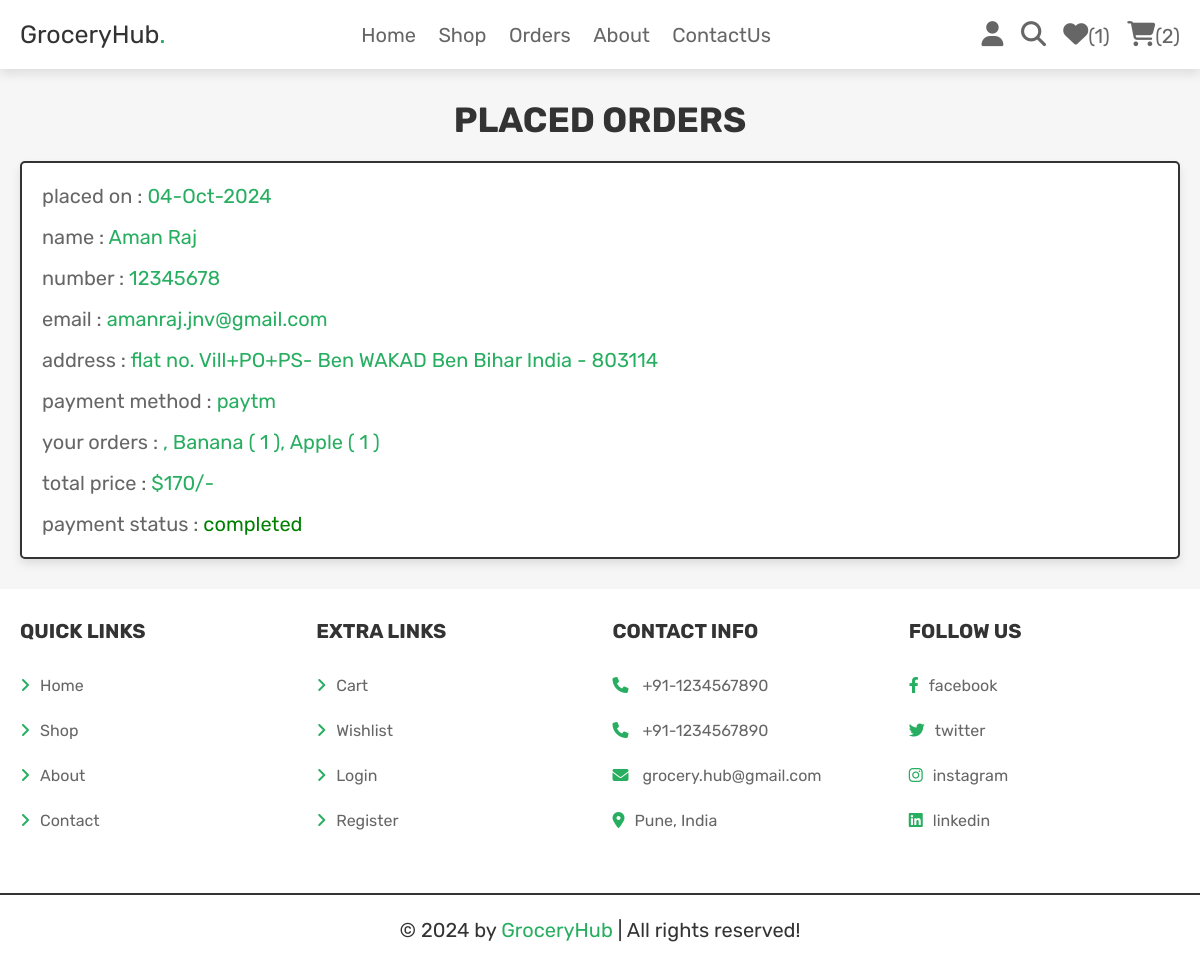
The app's page /orders.php (signed in) with its own data.
### tables this page shows
CREATE TABLE `orders` (
  `id` int(100) NOT NULL,
  `user_id` int(100) NOT NULL,
  `name` varchar(100) NOT NULL,
  `number` varchar(12) NOT NULL,
  `email` varchar(100) NOT NULL,
  `method` varchar(50) NOT NULL,
  `address` varchar(500) NOT NULL,
  `total_products` varchar(1000) NOT NULL,
  `total_price` int(100) NOT NULL,
  `placed_on` varchar(50) NOT NULL,
  `payment_status` varchar(20) NOT NULL DEFAULT 'pending'
);

### orders.php (the view, shortened to what this page needs)
<?php
@include 'config.php';
$user_id = $_SESSION['user_id'];
?>
<!DOCTYPE html>
<html lang="en">
<head>
   <link rel="stylesheet" href="https://cdnjs.cloudflare.com/ajax/libs/font-awesome/6.1.1/css/all.min.css">
   <link rel="stylesheet" href="css/style.css">
</head>
<body>
<?php include 'header.php'; ?>
<section class="placed-orders">
   <h1 class="title">placed orders</h1>
   <div class="box-container">
   <?php
      $select_orders = $conn->prepare("SELECT * FROM `orders` WHERE user_id = ?");
      $select_orders->execute([$user_id]);
      if($select_orders->rowCount() > 0){
         while($fetch_orders = $select_orders->fetch(PDO::FETCH_ASSOC)){
   ?>
   <div class="box">
      <p> placed on : <span><?= $fetch_orders['placed_on']; ?></span> </p>
      <p> name : <span><?= $fetch_orders['name']; ?></span> </p>
      <p> number : <span><?= $fetch_orders['number']; ?></span> </p>
      <p> email : <span><?= $fetch_orders['email']; ?></span> </p>
      <p> address : <span><?= $fetch_orders['address']; ?></span> </p>
      <p> payment method : <span><?= $fetch_orders['method']; ?></span> </p>
      <p> your orders : <span><?= $fetch_orders['total_products']; ?></span> </p>
      <p> total price : <span>$<?= $fetch_orders['total_price']; ?>/-</span> </p>
      <p> payment status : <span style="color:<?php if($fetch_orders['payment_status'] == 'pending'){ echo 'red'; }else{ echo 'green'; }; ?>"><?= $fetch_orders['payment_status']; ?></span> </p>
   </div>
   <?php
      }
   }else{
      echo '<p class="empty">no orders placed yet!</p>';
   }
   ?>
   </div>
</section>
<?php include 'footer.php'; ?>
</body>
</html>

### css/style.css (style rules this page uses)
.placed-orders .box-container { display: flex; flex-wrap: wrap; gap:1.5rem; align-items: flex-start; }
.placed-orders .box-container .box { padding:1rem 2rem; flex:1 1 40rem; border:var(--border); background-color: var(--white); box-shadow: var(--box-shadow); border-radius: .5rem; }
.placed-orders .box-container .box p { margin:.5rem 0; line-height: 1.8; font-size: 2rem; color:var(--light-color); }
.placed-orders .box-container .box p span { color:var(--green); }

### css/components.css (style rules this page uses)
:root { --green:#27ae60; --orange:#f39c12; --red:#e74c3c; --black:#333; --light-color:#666; --white:#fff; --light-bg:#f6f6f6; --border:.2rem solid var(--black); --box-shadow:0 .5rem 1rem rgba(0,0,0,.1); }
* { font-family: 'Rubik', sans-serif; margin:0; padding:0; box-sizing: border-box; outline: none; border:none; text-decoration: none; color:var(--black); }
body { background-color: var(--light-bg); }
html { font-size: 62.5%; overflow-x: hidden; scroll-behavior: smooth; scroll-padding-top: 6.5rem; }
section { padding:3rem 2rem; max-width: 1200px; margin:0 auto; }
.title { text-align: center; margin-bottom: 2rem; text-transform: uppercase; color:var(--black); font-size: 3.5rem; }

### records on screen
orders: placed_on "04-Oct-2024", name "Aman Raj", number "12345678", email "amanraj.jnv@gmail.com", address "flat no. Vill+PO+PS- Ben WAKAD Ben Bihar India - 803114", method "paytm", total_products ", Banana ( 1 ), Apple ( 1 )", total_price "170", payment_status "completed"

### other values on screen
$count_wishlist_items->rowCount() "1"
$count_cart_items->rowCount() "2"
